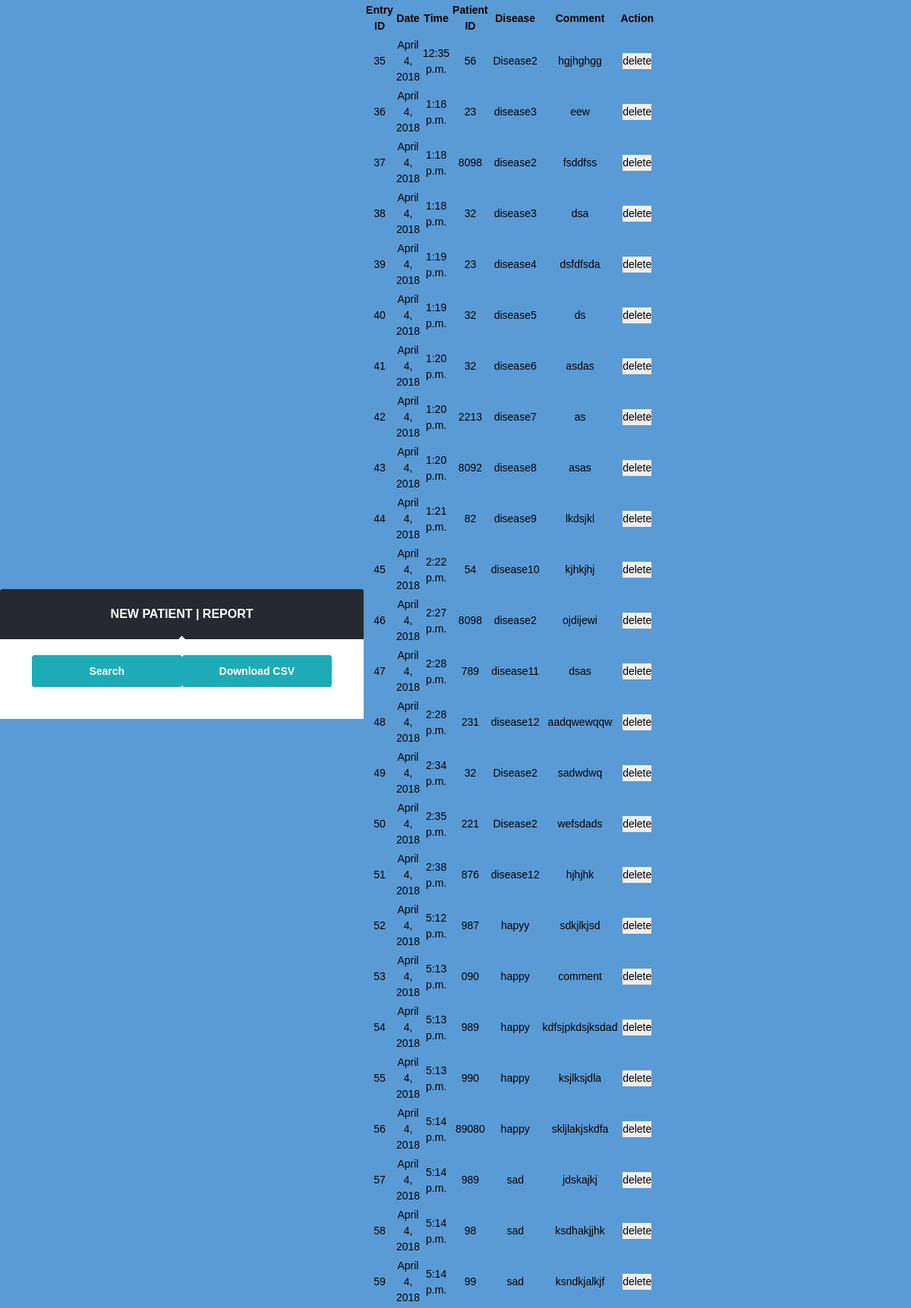
The page /patiente/show on the database its author committed.
### hospital/models.py (models this page shows, shortened)
class Patiente(models.Model):
    patiente_id = models.CharField(max_length=10000, null=True, blank=True)
    disease = models.ForeignKey(Disease, null=True)
    comment = models.CharField(max_length=10000, null=True, blank=True)
    active = models.BooleanField(default=True)
    createdAt = models.DateTimeField(auto_now_add=True,null=True, blank=True)
    updatedAt = models.DateTimeField(auto_now=True,null=True, blank=True)

class Disease(models.Model):
    name = models.CharField(max_length=10000, null=True, blank=True)
    count = models.IntegerField(null=True)
    createdAt = models.DateTimeField(auto_now_add=True, null=True, blank=True)
    updatedAt = models.DateTimeField(auto_now=True, null=True, blank=True)

### hospital/views.py (the view)
@csrf_exempt
def showpatiente(request):
    try:
        patiente = Patiente.objects.filter(active=True)
        return render(request, 'patiente/report.html', {'patiente': patiente})
    except Exception as e:
        print 'Exception:', e
        return e

### hospital/templatetags/template_tags.py (called while the page is built)
@register.filter(name='get_date')
def get_date(old_date, obj=None):
    new_date = old_date.date()
    return new_date

@register.filter(name='get_time')
def get_time(old_date, obj=None):
    new_time = old_date.time()
    return new_time

### hospital/templates/patiente/report.html (shortened to what this page needs)
{% extends 'base.html' %}
{% load template_tags %}
{% block show_content %}
  <div class="tableclass">
    <form action="#" method="post" class="form login">
      <header class="login__header">
        <h3 class="login__title"><a href="{% url 'newpatiente' %}">New patient</a> | Report</h3>
      </header>
      <div class="login__body">
        <footer class="login__footer">
          <input type="submit" value="Search">
                <input type="submit" id ="btnExport" onclick="javascript:xport.toCSV('customers');" value="Download CSV">
              </footer>
      </div>
    </form>
  </div>
  <div id="dvData" >{% csrf_token %}
      <table id="customers" style="width:100%;">
          <tr>
              <th>Entry ID</th>
              <th>Date</th>
              <th>Time</th>
              <th>Patient ID</th>
              <th>Disease</th>
              <th>Comment</th>
              <th>Action</th>
          </tr>
          {% for i in patiente %}
          <tr style="text-align: center">
            <td>{{ i.id }}</td>
            <td>{{ i.createdAt|get_date }}</td>
            <td>{{ i.createdAt|get_time }}</td>
            <td>{{ i.patiente_id }}</td>
            <td>{{ i.disease.name }}</td>
            <td>{{ i.comment }}</td>
            <td style="width : 2px" ><input  type="submit" value="delete"></td>
          </tr>
            {% endfor %}
      </table>
  </div>
{% endblock %}

### hospital/static/css/hospital.css (style rules this page uses)
.align { -webkit-box-align: center; -ms-flex-align: center; align-items: center; display: -webkit-box; display: -ms-flexbox; display: flex; -webkit-box-pack: center; -ms-flex-pack: center; justify-content: center; }
*, *::before, *::after { -webkit-box-sizing: inherit; box-sizing: inherit; }
html { -webkit-box-sizing: border-box; box-sizing: border-box; height: 100%; }
body { background-color: #5a9bd5; font-family: 'Helvetica', 'Arial', sans-serif; font-size: 14px; font-size: 0.875rem; font-weight: 400; line-height: 1.5; margin: 0; min-height: 100%; }
a { color: inherit; text-decoration: none; -webkit-transition: color 0.3s; transition: color 0.3s; }
input { -webkit-appearance: none; -moz-appearance: none; appearance: none; border: none; font: inherit; margin: 0; outline: none; padding: 0; }
input[type='submit'] { cursor: pointer; }
.form input { width: 100%; }
.login__header { background-color: #282830; border-top-left-radius: 0.25em; border-top-right-radius: 0.25em; color: #fff; padding: 1.5em; text-align: center; text-transform: uppercase; }
.login__title { font-size: 16px; font-size: 1rem; margin: 0; }
.login__body { background-color: #fff; padding: 1.5em; position: relative; }
.login__body::before { background-color: #fff; content: ''; height: 0.5em; left: 50%; margin-left: -0.25em; margin-top: -0.25em; position: absolute; top: 0; -webkit-transform: rotate(45deg); transform: rotate(45deg); width: 0.5em; }
.login input[type='submit'] { background-color: #1dabb8; border-radius: 0.25em; color: #fff; font-weight: 700; -webkit-box-ordinal-group: 2; -ms-flex-order: 1; order: 1; padding: 0.75em 1.25em; -webkit-transition: background-color 0.3s; transition: background-color 0.3s; }
.login__footer { -webkit-box-align: center; -ms-flex-align: center; align-items: center; background-color: #fff; border-bottom-left-radius: 0.25em; border-bottom-right-radius: 0.25em; display: -webkit-box; display: -ms-flexbox; display: flex; -webkit-box-pack: justify; -ms-flex-pack: justify; justify-content: space-between; padding-bottom: 1.5em; padding-left: 1.5em; padding-right: 1.5em; }

### hospital/templates/patiente/report.html (style rules this page uses)
.tableclass { width: 100%; margin: 0px; max-width: 100%; }

### rows shown on the page
Patiente: id "35", createdAt|get_date "April 4, 2018", createdAt|get_time "12:35 p.m.", patiente_id "56", disease.name "Disease2", comment "hgjhghgg"
Patiente: id "36", createdAt|get_date "April 4, 2018", createdAt|get_time "1:18 p.m.", patiente_id "23", disease.name "disease3", comment "eew"
Patiente: id "37", createdAt|get_date "April 4, 2018", createdAt|get_time "1:18 p.m.", patiente_id "8098", disease.name "disease2", comment "fsddfss"
Patiente: id "38", createdAt|get_date "April 4, 2018", createdAt|get_time "1:18 p.m.", patiente_id "32", disease.name "disease3", comment "dsa"
Patiente: id "39", createdAt|get_date "April 4, 2018", createdAt|get_time "1:19 p.m.", patiente_id "23", disease.name "disease4", comment "dsfdfsda"
Patiente: id "40", createdAt|get_date "April 4, 2018", createdAt|get_time "1:19 p.m.", patiente_id "32", disease.name "disease5", comment "ds"
Patiente: id "41", createdAt|get_date "April 4, 2018", createdAt|get_time "1:20 p.m.", patiente_id "32", disease.name "disease6", comment "asdas"
Patiente: id "42", createdAt|get_date "April 4, 2018", createdAt|get_time "1:20 p.m.", patiente_id "2213", disease.name "disease7", comment "as"
Patiente: id "43", createdAt|get_date "April 4, 2018", createdAt|get_time "1:20 p.m.", patiente_id "8092", disease.name "disease8", comment "asas"
Patiente: id "44", createdAt|get_date "April 4, 2018", createdAt|get_time "1:21 p.m.", patiente_id "82", disease.name "disease9", comment "lkdsjkl"
Patiente: id "45", createdAt|get_date "April 4, 2018", createdAt|get_time "2:22 p.m.", patiente_id "54", disease.name "disease10", comment "kjhkjhj"
Patiente: id "46", createdAt|get_date "April 4, 2018", createdAt|get_time "2:27 p.m.", patiente_id "8098", disease.name "disease2", comment "ojdijewi"
Patiente: id "47", createdAt|get_date "April 4, 2018", createdAt|get_time "2:28 p.m.", patiente_id "789", disease.name "disease11", comment "dsas"
Patiente: id "48", createdAt|get_date "April 4, 2018", createdAt|get_time "2:28 p.m.", patiente_id "231", disease.name "disease12", comment "aadqwewqqw"
Patiente: id "49", createdAt|get_date "April 4, 2018", createdAt|get_time "2:34 p.m.", patiente_id "32", disease.name "Disease2", comment "sadwdwq"
Patiente: id "50", createdAt|get_date "April 4, 2018", createdAt|get_time "2:35 p.m.", patiente_id "221", disease.name "Disease2", comment "wefsdads"
Patiente: id "51", createdAt|get_date "April 4, 2018", createdAt|get_time "2:38 p.m.", patiente_id "876", disease.name "disease12", comment "hjhjhk"
Patiente: id "52", createdAt|get_date "April 4, 2018", createdAt|get_time "5:12 p.m.", patiente_id "987", disease.name "hapyy", comment "sdkjlkjsd"
Patiente: id "53", createdAt|get_date "April 4, 2018", createdAt|get_time "5:13 p.m.", patiente_id "090", disease.name "happy", comment "comment"
Patiente: id "54", createdAt|get_date "April 4, 2018", createdAt|get_time "5:13 p.m.", patiente_id "989", disease.name "happy", comment "kdfsjpkdsjksdad"
Patiente: id "55", createdAt|get_date "April 4, 2018", createdAt|get_time "5:13 p.m.", patiente_id "990", disease.name "happy", comment "ksjlksjdla"
Patiente: id "56", createdAt|get_date "April 4, 2018", createdAt|get_time "5:14 p.m.", patiente_id "89080", disease.name "happy", comment "skljlakjskdfa"
Patiente: id "57", createdAt|get_date "April 4, 2018", createdAt|get_time "5:14 p.m.", patiente_id "989", disease.name "sad", comment "jdskajkj"
Patiente: id "58", createdAt|get_date "April 4, 2018", createdAt|get_time "5:14 p.m.", patiente_id "98", disease.name "sad", comment "ksdhakjjhk"
Patiente: id "59", createdAt|get_date "April 4, 2018", createdAt|get_time "5:14 p.m.", patiente_id "99", disease.name "sad", comment "ksndkjalkjf"
